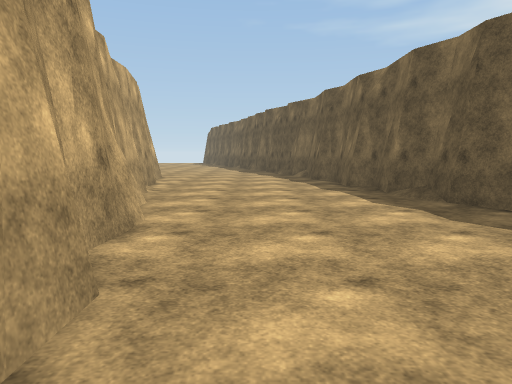
View 1 (above)

14 first-person views from a walk through a Unity game level. The camera is 1.4 m above the floor, tilts 6° down and sees 70° across. The floor is counted in squares, 2 m on a side. Each view is taken from the middle of a square. On the plan, view 1 faces up. The plan holds only what a view shows up to about 11 squares ahead; the rest is blank. The place goes on beyond the plan. Some animated figures are left out. Surface patterns are stand-ins for the level's own textures.

View 2
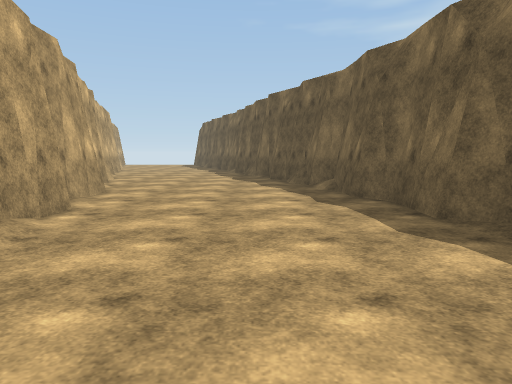

View 3
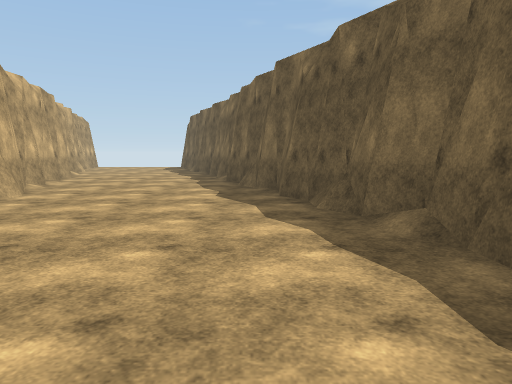

View 4
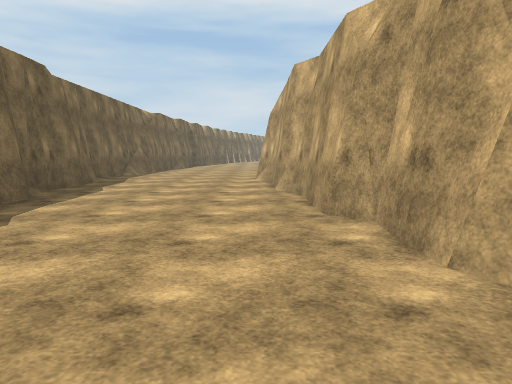

View 5
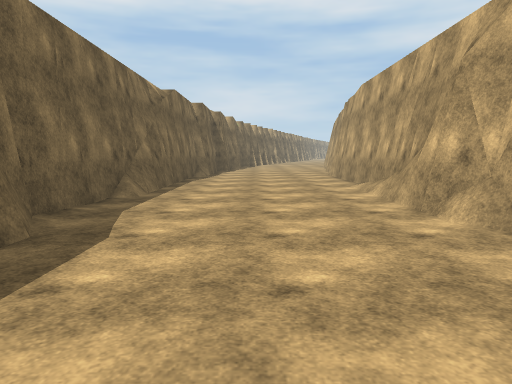

View 6
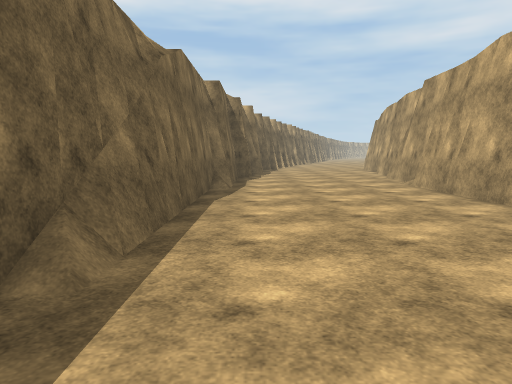

View 7
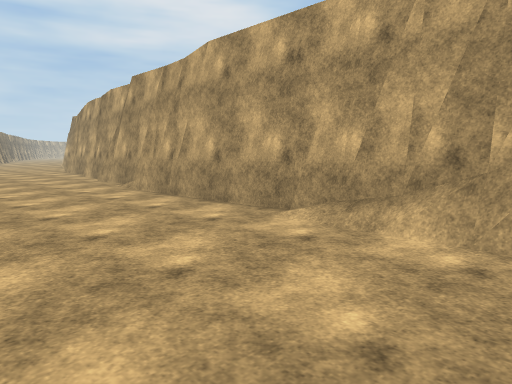

View 8
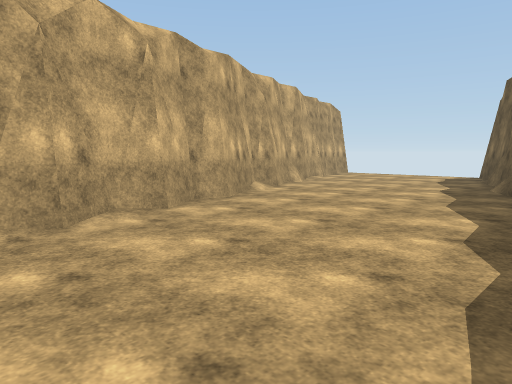

View 9
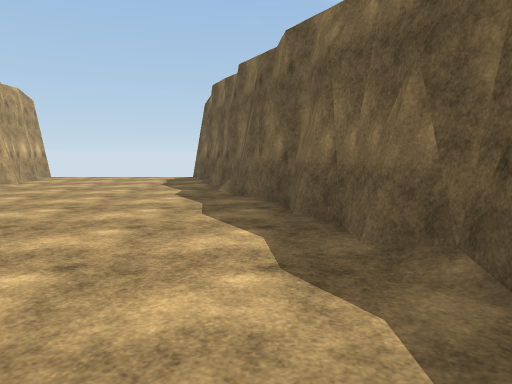

View 10
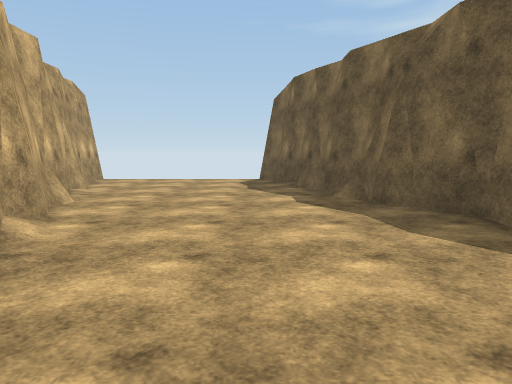

View 11
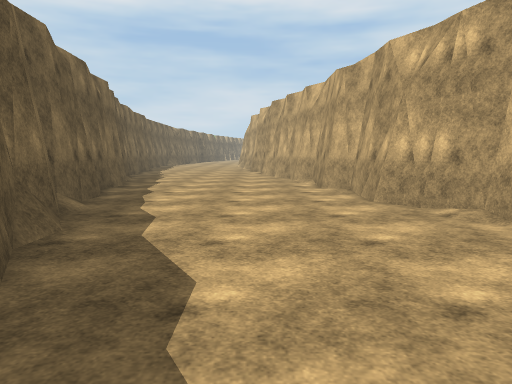

View 12
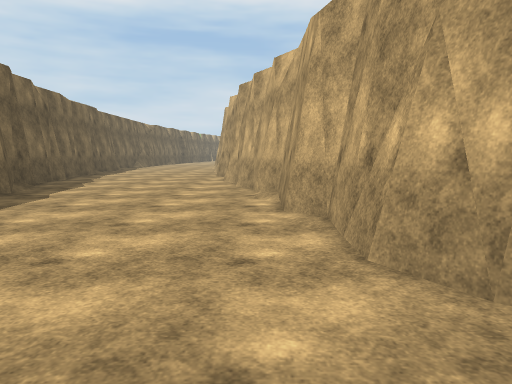

View 13
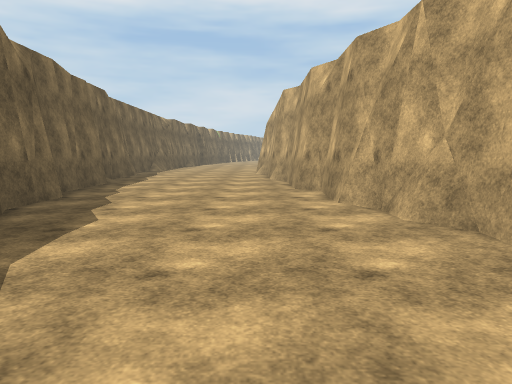

View 14
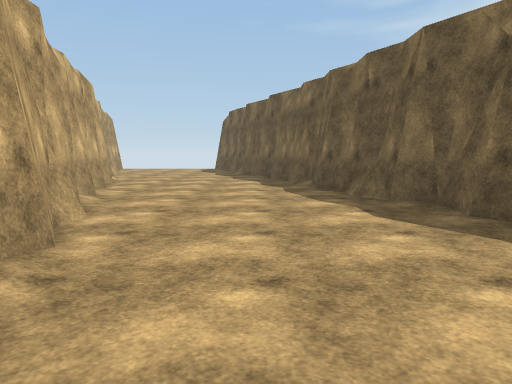

### Floor plan
Key: @ floor where view 1 was taken; # wall or solid block; x gap in a wall; . floor; / step, stairs or slope.
Columns run from 8 left of view 1 to 5 right of it. Each row starts with its distance up from view 1.
 27 #   x#
 26 #....#
 25 #....#
 24 #....##
 23 ##....#
 22  #....##
 21  #.....#
 20  ##....#
 19   #....##
 18   #.....#
 17   ##....#
 16    #....##
 15    #.....#
 14    ##....#
 13     #....##
 12     #.....#
 11     ##....#
 10      #....#
  9      #....#
  8      #....##
  7      #.....#
  6      ##....#
  5       #....#
  4       #....##
  3       #.....#
  2       ##....#
  1        #....#
  0        #@...#
 -1        #....#
 -2        #....#
 -3        #....##
 -4        ##....#
 -5        ##....#
 -6        ##.../#
 -7        #....##
 -8        #....#
 -9        #....#
-10        #....#
-11        #....#
-12        #....#
-13        #....#
-14       ##....#
-15       #....##

Where each view was taken, in squares from view 1:
view 1: 0 up, 0 right, facing up
view 2: 4 up, 0 right, facing up
view 3: 8 up, 0 right, facing up
view 4: 6 up, 0 right, facing down
view 5: 0 up, 2 right, facing down
view 6: 4 down, 3 right, facing down
view 7: 5 down, 3 right, facing down-left
view 8: 15 up, 1 left, facing up-left
view 9: 16 up, 2 left, facing up
view 10: 17 up, 4 left, facing up
view 11: 16 up, 1 left, facing down
view 12: 13 up, 2 left, facing down
view 13: 9 up, 0 right, facing down
view 14: 10 up, 2 left, facing up
